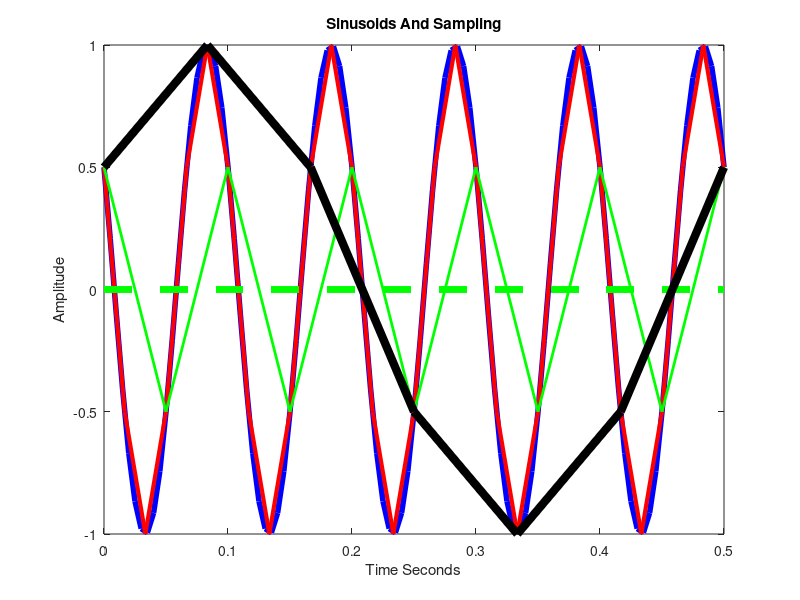

The MATLAB source for this figure:
f = 10; %Hz

t1 = [0 : 1/200 : 0.5];
t2 = [0 : 1/60  : 0.5];

t3 = [0 : 1/20  : 0.5];
t4 = t3;

t5 = [0 : 1/12  : 0.5];

x1 = cos(2 .* pi .* f .* t1 + pi/3);
x2 = cos(2 .* pi .* f .* t2 + pi/3);
x3 = cos(2 .* pi .* f .* t3 + pi/3);
x4 = cos(2 .* pi .* f .* t3 + pi/2);
x5 = cos(2 .* pi .* f .* t5 + pi/3);

plot(t1, x1, 'b', 'LineWidth', 4)
hold on
plot(t2, x2, 'r', 'LineWidth', 3)
hold on
plot(t3, x3, 'g', 'LineWidth', 2)
hold on
plot(t4, x4, 'g--', 'LineWidth', 5)
hold on
plot(t5, x5, 'k', 'LineWidth', 6)

title('Sinusoids And Sampling')
xlabel('Time Seconds')
ylabel('Amplitude')
